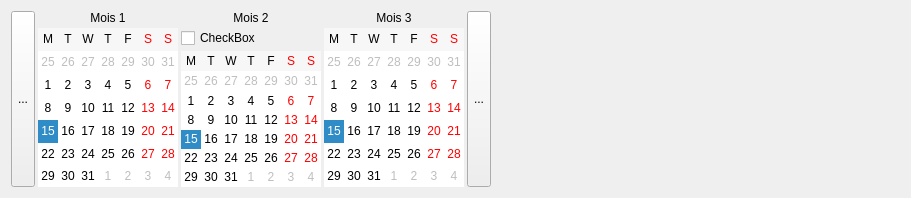
             <widget class="QWidget" name="scrollAreaWidgetContents">
              <property name="geometry">
               <rect>
                <x>0</x>
                <y>0</y>
                <width>911</width>
                <height>198</height>
               </rect>
              </property>
              <layout class="QVBoxLayout" name="verticalLayout_5">
               <item>
                <layout class="QHBoxLayout" name="horLayoutCalendars">
                 <property name="spacing">
                  <number>3</number>
                 </property>
                 <item>
                  <widget class="QToolButton" name="btnPrevCal">
                   <property name="sizePolicy">
                    <sizepolicy hsizetype="Fixed" vsizetype="Expanding">
                     <horstretch>0</horstretch>
                     <verstretch>0</verstretch>
                    </sizepolicy>
                   </property>
                   <property name="cursor">
                    <cursorShape>PointingHandCursor</cursorShape>
                   </property>
                   <property name="text">
                    <string>...</string>
                   </property>
                   <property name="icon">
                    <iconset resource="../../resources/TeraClient.qrc">
                     <normaloff>:/controls/branch_left.png</normaloff>:/controls/branch_left.png</iconset>
                   </property>
                  </widget>
                 </item>
                 <item>
                  <layout class="QVBoxLayout" name="verticalLayout_4">
                   <property name="spacing">
                    <number>3</number>
                   </property>
                   <item>
                    <widget class="QLabel" name="lblMonth1">
                     <property name="sizePolicy">
                      <sizepolicy hsizetype="Minimum" vsizetype="Fixed">
                       <horstretch>0</horstretch>
                       <verstretch>0</verstretch>
                      </sizepolicy>
                     </property>
                     <property name="minimumSize">
                      <size>
                       <width>0</width>
                       <height>0</height>
                      </size>
                     </property>
                     <property name="text">
                      <string>Mois 1</string>
                     </property>
                     <property name="scaledContents">
                      <bool>false</bool>
                     </property>
                     <property name="alignment">
                      <set>Qt::AlignCenter</set>
                     </property>
                    </widget>
                   </item>
                   <item>
                    <widget class="HistoryCalendarWidget" name="calMonth1">
                     <property name="enabled">
                      <bool>true</bool>
                     </property>
                     <property name="sizePolicy">
                      <sizepolicy hsizetype="Maximum" vsizetype="Fixed">
                       <horstretch>0</horstretch>
                       <verstretch>0</verstretch>
                      </sizepolicy>
                     </property>
                     <property name="minimumSize">
                      <size>
                       <width>0</width>
                       <height>0</height>
                      </size>
                     </property>
                     <property name="maximumSize">
                      <size>
                       <width>5000</width>
                       <height>175</height>
                      </size>
                     </property>
                     <property name="cursor">
                      <cursorShape>PointingHandCursor</cursorShape>
                     </property>
                     <property name="toolTip">
                      <string/>
                     </property>
                     <property name="minimumDate">
                      <date>
                       <year>2013</year>
                       <month>1</month>
                       <day>1</day>
                      </date>
                     </property>
                     <property name="maximumDate">
                      <date>
                       <year>3000</year>
                       <month>1</month>
                       <day>1</day>
                      </date>
                     </property>
                     <property name="gridVisible">
                      <bool>false</bool>
                     </property>
                     <property name="selectionMode">
                      <enum>QCalendarWidget::SingleSelection</enum>
                     </property>
                     <property name="horizontalHeaderFormat">
                      <enum>QCalendarWidget::SingleLetterDayNames</enum>
                     </property>
                     <property name="verticalHeaderFormat">
                      <enum>QCalendarWidget::NoVerticalHeader</enum>
                     </property>
                     <property name="navigationBarVisible">
                      <bool>false</bool>
                     </property>
                     <property name="dateEditEnabled">
                      <bool>false</bool>
                     </property>
                    </widget>
                   </item>
                  </layout>
                 </item>
                 <item>
                  <layout class="QVBoxLayout" name="verticalLayout_6">
                   <property name="spacing">
                    <number>3</number>
                   </property>
                   <item>
                    <widget class="QLabel" name="lblMonth2">
                     <property name="sizePolicy">
                      <sizepolicy hsizetype="Minimum" vsizetype="Fixed">
                       <horstretch>0</horstretch>
                       <verstretch>0</verstretch>
                      </sizepolicy>
                     </property>
                     <property name="text">
                      <string>Mois 2</string>
                     </property>
                     <property name="alignment">
                      <set>Qt::AlignCenter</set>
                     </property>
                    </widget>
                   </item>
                   <item>
                    <widget class="QCheckBox" name="checkBox">
                     <property name="text">
                      <string>CheckBox</string>
                     </property>
                    </widget>
                   </item>
                   <item>
                    <widget class="HistoryCalendarWidget" name="calMonth2">
                     <property name="sizePolicy">
                      <sizepolicy hsizetype="Maximum" vsizetype="Fixed">
                       <horstretch>0</horstretch>
                       <verstretch>0</verstretch>
                      </sizepolicy>
                     </property>
                     <property name="maximumSize">
                      <size>
                       <width>5000</width>
                       <height>175</height>
                      </size>
                     </property>
                     <property name="cursor">
                      <cursorShape>PointingHandCursor</cursorShape>
                     </property>
                     <property name="horizontalHeaderFormat">
                      <enum>QCalendarWidget::SingleLetterDayNames</enum>
                     </property>
                     <property name="verticalHeaderFormat">
                      <enum>QCalendarWidget::NoVerticalHeader</enum>
                     </property>
                     <property name="navigationBarVisible">
                      <bool>false</bool>
                     </property>
                     <property name="dateEditEnabled">
                      <bool>false</bool>
                     </property>
                    </widget>
                   </item>
                  </layout>
                 </item>
                 <item>
                  <layout class="QVBoxLayout" name="verticalLayout_7">
                   <property name="spacing">
                    <number>3</number>
                   </property>
                   <item>
                    <widget class="QLabel" name="lblMonth3">
                     <property name="sizePolicy">
                      <sizepolicy hsizetype="Minimum" vsizetype="Fixed">
                       <horstretch>0</horstretch>
                       <verstretch>0</verstretch>
                      </sizepolicy>
                     </property>
                     <property name="text">
                      <string>Mois 3</string>
                     </property>
                     <property name="alignment">
                      <set>Qt::AlignCenter</set>
                     </property>
                    </widget>
                   </item>
                   <item>
                    <widget class="HistoryCalendarWidget" name="calMonth3">
                     <property name="sizePolicy">
                      <sizepolicy hsizetype="Maximum" vsizetype="Fixed">
                       <horstretch>0</horstretch>
                       <verstretch>0</verstretch>
                      </sizepolicy>
                     </property>
                     <property name="maximumSize">
                      <size>
                       <width>5000</width>
                       <height>175</height>
                      </size>
                     </property>
                     <property name="cursor">
                      <cursorShape>PointingHandCursor</cursorShape>
                     </property>
                     <property name="horizontalHeaderFormat">
                      <enum>QCalendarWidget::SingleLetterDayNames</enum>
                     </property>
                     <property name="verticalHeaderFormat">
                      <enum>QCalendarWidget::NoVerticalHeader</enum>
                     </property>
                     <property name="navigationBarVisible">
                      <bool>false</bool>
                     </property>
                     <property name="dateEditEnabled">
                      <bool>false</bool>
                     </property>
                    </widget>
                   </item>
                  </layout>
                 </item>
                 <item>
                  <widget class="QToolButton" name="btnNextCal">
                   <property name="sizePolicy">
                    <sizepolicy hsizetype="Fixed" vsizetype="Expanding">
                     <horstretch>0</horstretch>
                     <verstretch>0</verstretch>
                    </sizepolicy>
                   </property>
                   <property name="cursor">
                    <cursorShape>PointingHandCursor</cursorShape>
                   </property>
                   <property name="text">
                    <string>...</string>
                   </property>
                   <property name="icon">
                    <iconset resource="../../resources/TeraClient.qrc">
                     <normaloff>:/controls/branch_closed.png</normaloff>:/controls/branch_closed.png</iconset>
                   </property>
                  </widget>
                 </item>
                 <item>
                  <spacer name="horizontalSpacer_3">
                   <property name="orientation">
                    <enum>Qt::Horizontal</enum>
                   </property>
                   <property name="sizeHint" stdset="0">
                    <size>
                     <width>40</width>
                     <height>20</height>
                    </size>
                   </property>
                  </spacer>
                 </item>
                </layout>
               </item>
              </layout>
             </widget>
